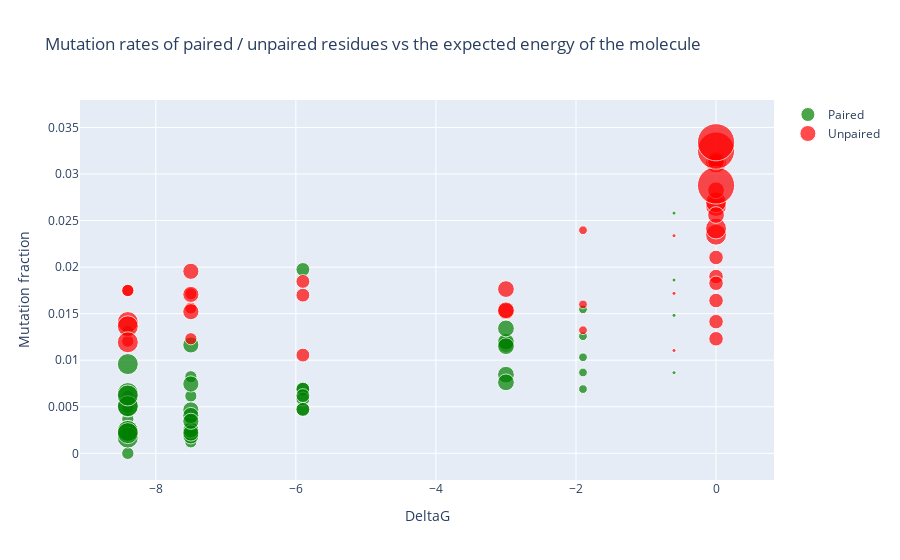

The notebook cell saved with this chart:
### Markdown cell above
## DeltaG vs mutation fraction

### Code cell
fig = study.deltaG_vs_sub_rate(sample=sample, section='ROI', family=family, base_type=['A','C'])['fig']
fig.show()
fig.write_html(os.path.join(path_figs, 'deltaG_vs_sub_rate.html'))
